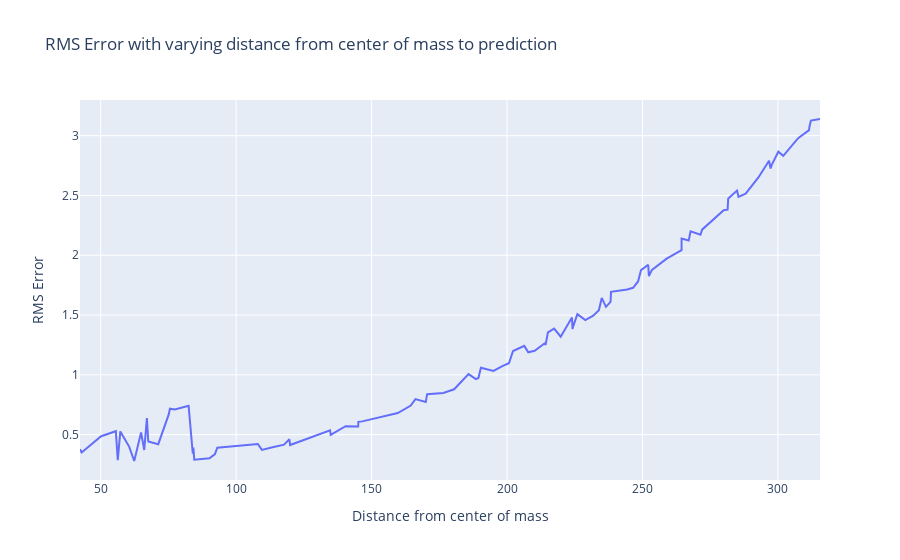

Source (notebook cell):
### Code cell
rms_measurements = pd.DataFrame(rms_measurements)
rms_measurements = rms_measurements.sort_values(by='distance', ascending=True)
fig = go.Figure()
fig.update_layout(title = 'RMS Error with varying distance from center of mass to prediction',
                  yaxis_title = 'RMS Error',
                  xaxis_title = 'Distance from center of mass')

fig.add_trace(go.Scatter(
    x = rms_measurements['distance'],
    y = rms_measurements['rms'],
    name = '3D Model'
))
fig.show()
